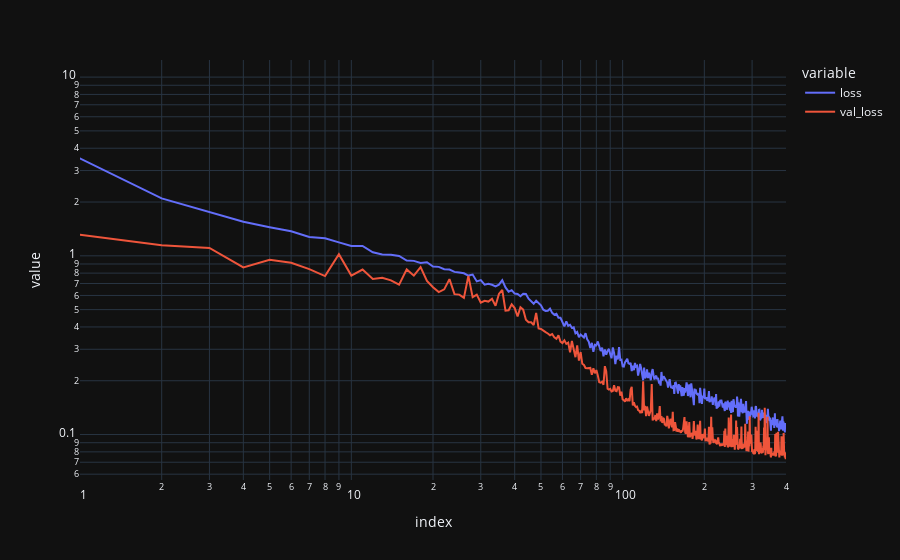
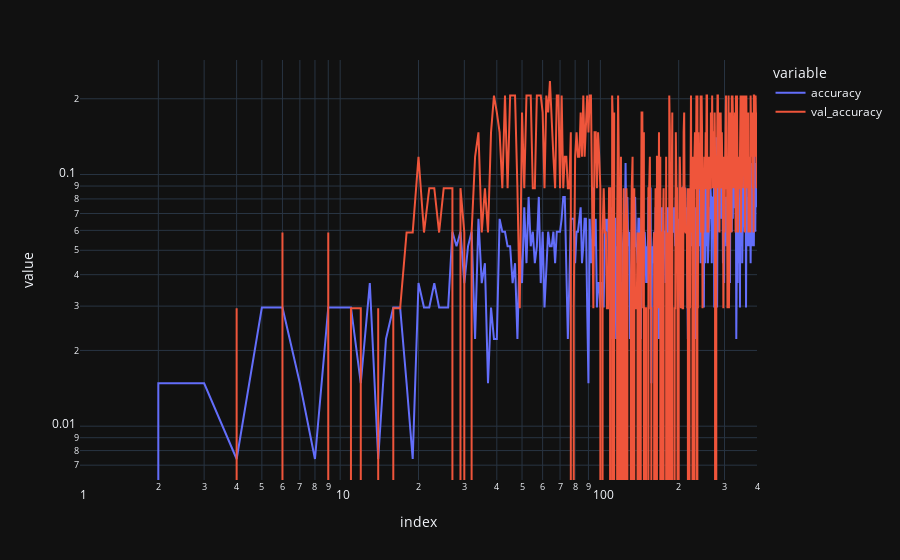

Notebook cell for these charts, in order:
### Code cell
px.line(history, y=['loss', 'val_loss'], log_y=True, log_x=True).show()
px.line(history, y=['accuracy', 'val_accuracy'], log_y=True, log_x=True).show()

### Figure 1 — Plotly figure (JSON) as saved in the notebook; plotly's stock layout.template omitted (floating-point values rounded to 4 significant figures; data arrays with more than 128 entries replaced by an {"elided": "..."} marker saying what was removed)
{"data": [{"hovertemplate": "variable=loss<br>index=%{x}<br>value=%{y}<extra></extra>", "legendgroup": "loss", "line": {"color": "#636efa", "dash": "solid"}, "marker": {"symbol": "circle"}, "mode": "lines", "name": "loss", "orientation": "v", "showlegend": true, "x": {"elided": "401 int values"}, "xaxis": "x", "y": {"elided": "401 float values"}, "yaxis": "y", "type": "scatter"}, {"hovertemplate": "variable=val_loss<br>index=%{x}<br>value=%{y}<extra></extra>", "legendgroup": "val_loss", "line": {"color": "#EF553B", "dash": "solid"}, "marker": {"symbol": "circle"}, "mode": "lines", "name": "val_loss", "orientation": "v", "showlegend": true, "x": {"elided": "401 int values"}, "xaxis": "x", "y": {"elided": "401 float values"}, "yaxis": "y", "type": "scatter"}], "layout": {"xaxis": {"anchor": "y", "domain": [0.0, 1.0], "title": {"text": "index"}, "type": "log"}, "yaxis": {"anchor": "x", "domain": [0.0, 1.0], "title": {"text": "value"}, "type": "log"}, "legend": {"title": {"text": "variable"}, "tracegroupgap": 0}, "margin": {"t": 60}}}

### Figure 2 — Plotly figure (JSON) as saved in the notebook; plotly's stock layout.template omitted (floating-point values rounded to 4 significant figures; data arrays with more than 128 entries replaced by an {"elided": "..."} marker saying what was removed)
{"data": [{"hovertemplate": "variable=accuracy<br>index=%{x}<br>value=%{y}<extra></extra>", "legendgroup": "accuracy", "line": {"color": "#636efa", "dash": "solid"}, "marker": {"symbol": "circle"}, "mode": "lines", "name": "accuracy", "orientation": "v", "showlegend": true, "x": {"elided": "401 int values"}, "xaxis": "x", "y": {"elided": "401 float values"}, "yaxis": "y", "type": "scatter"}, {"hovertemplate": "variable=val_accuracy<br>index=%{x}<br>value=%{y}<extra></extra>", "legendgroup": "val_accuracy", "line": {"color": "#EF553B", "dash": "solid"}, "marker": {"symbol": "circle"}, "mode": "lines", "name": "val_accuracy", "orientation": "v", "showlegend": true, "x": {"elided": "401 int values"}, "xaxis": "x", "y": {"elided": "401 float values"}, "yaxis": "y", "type": "scatter"}], "layout": {"xaxis": {"anchor": "y", "domain": [0.0, 1.0], "title": {"text": "index"}, "type": "log"}, "yaxis": {"anchor": "x", "domain": [0.0, 1.0], "title": {"text": "value"}, "type": "log"}, "legend": {"title": {"text": "variable"}, "tracegroupgap": 0}, "margin": {"t": 60}}}
